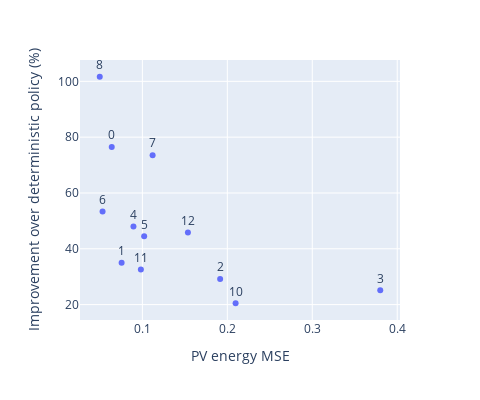

Here is the notebook cell this chart was saved with:
### Code cell
fig = px.scatter(data[data['instance']!=9], x="g_rmse", y="value", text='instance', hover_data='instance')
fig.update_traces(textposition='top center')
height = 500*0.8
width = 600*0.8
fig.update_layout(height=height, width=width,
                  yaxis=dict(title="Improvement over deterministic policy (%)"), xaxis=dict(title="PV energy MSE"))
fig.write_image("../Soportes documento/Graficas documento/improvement_vs_pvmse.png", scale=2, height = height, width=width)
fig.show()

### Figure 1 — Plotly figure (JSON) as saved in the notebook; plotly's stock layout.template omitted (floating-point values rounded to 4 significant figures)
{"data": [{"customdata": [[0], [1], [2], [3], [4], [5], [6], [7], [8], [10], [11], [12]], "hovertemplate": "g_rmse=%{x}<br>value=%{y}<br>instance=%{customdata[0]}<extra></extra>", "legendgroup": "", "marker": {"color": "#636efa", "symbol": "circle"}, "mode": "markers+text", "name": "", "orientation": "v", "showlegend": false, "text": [0, 1, 2, 3, 4, 5, 6, 7, 8, 10, 11, 12], "textposition": "top center", "type": "scatter", "x": [0.06394, 0.07557, 0.1916, 0.38, 0.08951, 0.1021, 0.05316, 0.112, 0.04983, 0.2097, 0.09824, 0.1536], "xaxis": "x", "y": [76.46, 34.96, 29.21, 25.11, 47.95, 44.49, 53.32, 73.54, 101.6, 20.48, 32.57, 45.83], "yaxis": "y"}], "layout": {"height": 400, "legend": {"tracegroupgap": 0}, "margin": {"t": 60}, "width": 480, "xaxis": {"anchor": "y", "domain": [0, 1], "title": {"text": "PV energy MSE"}}, "yaxis": {"anchor": "x", "domain": [0, 1], "title": {"text": "Improvement over deterministic policy (%)"}}}}
